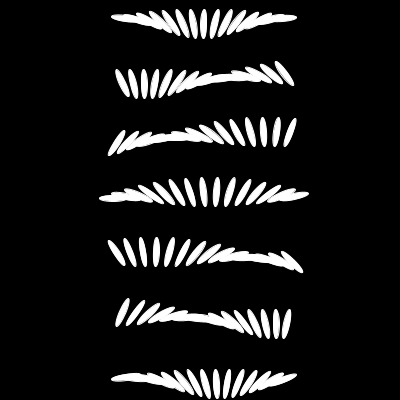
Frame 1 (no input)
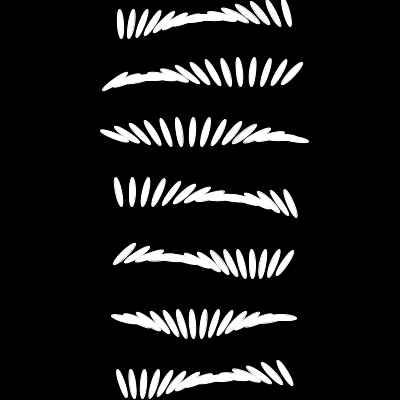
Frame 60 (the mouse pressed at the canvas centre just before this capture)
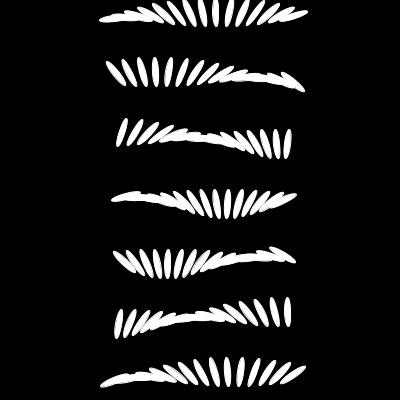
Frame 120 (the mouse held since frame 60 and released just before this capture)

The Processing sketch that drew these frames (run headless with seeded random() and noise(); from frame 60 on, the mouse is pressed at the canvas centre):

// Processing sketch: Remy_Manon_gridOp20
// ── Remy_Manon_gridOp20.pde
float animation = 0.0f;
float circleSize = 60.0f;
int col = 1;
boolean drawCirlces = true;
boolean drawDots = true;

void setup() {
  size(400, 400);
  noFill();
  colorMode(RGB, 1);
}

void draw() {
  animation += 0.13f;

  background(abs(col -1));

  for (int x = 0; x < (width/circleSize*2.0) + 1; x++) {
    for (int y = 0; y < height/circleSize*2.0 + 1; y++) {

      pushMatrix();

      translate((x+10) * circleSize/5, (y+0.3) * circleSize);
      if (drawCirlces) {
        noFill();
        stroke(col);
        //rect(0, 0, circleSize/2, circleSize/2);
      }

      rotate((x/circleSize * TWO_PI*2) + animation + (y/circleSize * circleSize));

      translate(circleSize/10.0, 0);

      if (drawDots) {
        fill(col);
        ellipse(0, 0, circleSize/2, circleSize/10);
      }
      
      popMatrix();
    }
  }
}

void keyPressed() {
  if (keyCode == 73) {
    col++;
    col %= 2;
  }
  else if (keyCode == 67) {
    drawCirlces = !drawCirlces;
  }
  else if(keyCode == 68){
    drawDots = ! drawDots;
  }
}
